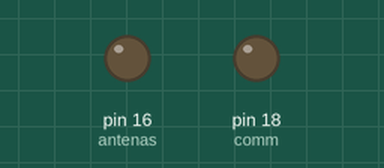
The program below on a simulated MicroPython board. Shown: output pins drawn as LEDs (lit = HIGH).

Above: at 0.1 s.
At 5.1 s:
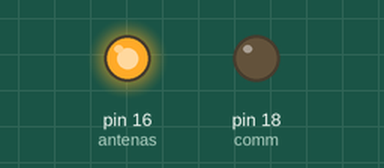
At 7.1 s:
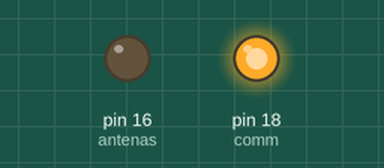
Timing chart, 0 to 8.6 s (numbered marks = the images above):
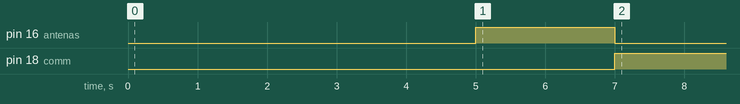

Measured:
- by itself, pin 16 (antenas): LOW → HIGH at 5.0 s, → LOW 2.0 s later
- by itself, pin 18 (comm): LOW → HIGH at 7.0 s

The program:

programa_2.py
```python
# software de voo - Missao RaioSat exemplo

from machine import Pin
from utime import sleep

# define pinos de IO
antenas = Pin(16, Pin.OUT)
comm = Pin(18, Pin.OUT)

# Estados
INATIVO = 0
DEPLOY = 1
MODO_SEGURANCA = 2

estado = INATIVO

# maquina de estados
while True:

  if estado == INATIVO:
    antenas.off()
    sleep(5)
    estado = DEPLOY


  if estado == DEPLOY:
    antenas.on()
    sleep(2)
    antenas.off()
    estado = MODO_SEGURANCA

  if estado == MODO_SEGURANCA:
    comm.on()
    estado = MODO_SEGURANCA
```
